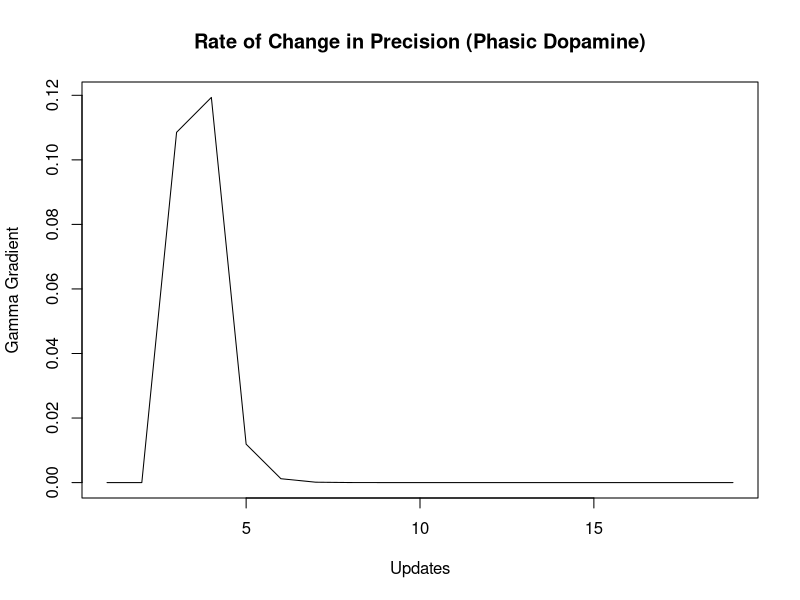
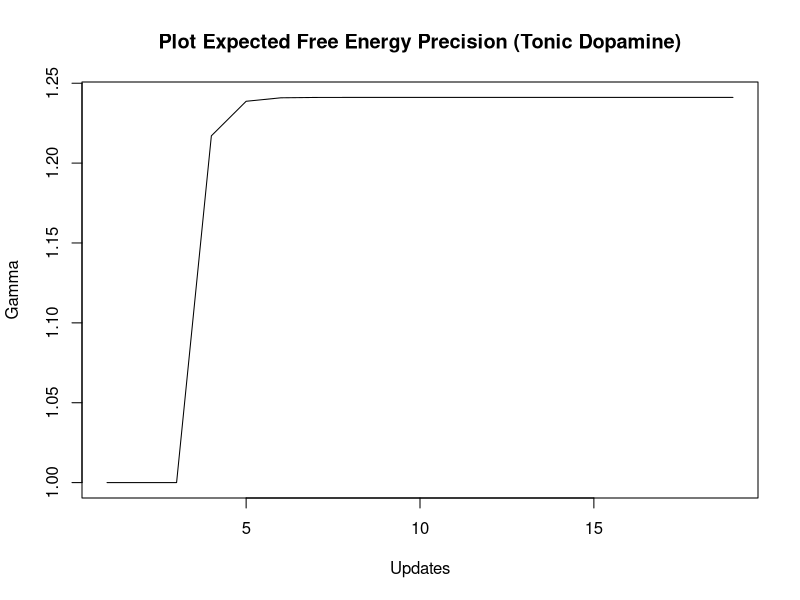
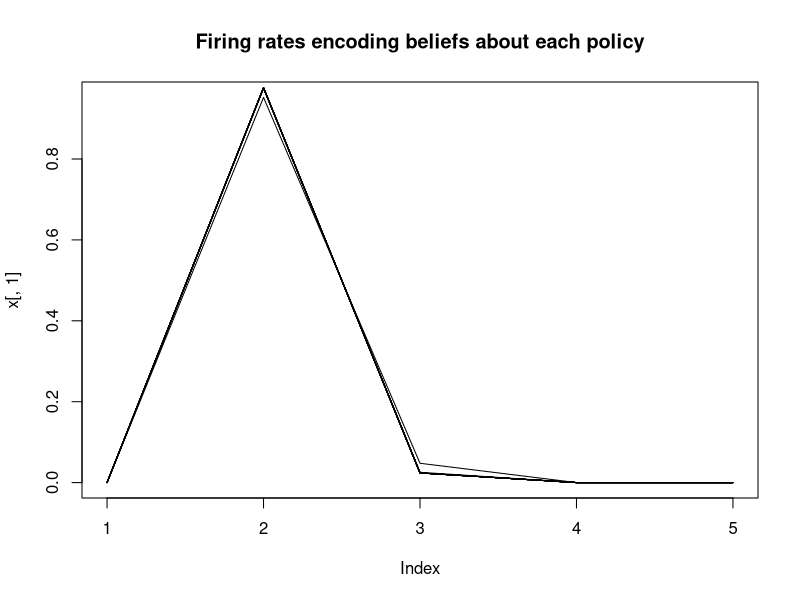

These figures' R source, in order:
###########################################################
#     Example code for simulated expected free energy     #
#             precision (beta/gamma) updates              #
# (associated with dopamine in the neural process theory) #
###########################################################

# R conversion of: Supplementary Code for: A Step-by-Step Tutorial
# on Active Inference Modelling and its Application to Empirical Data
# By: Ryan Smith, Karl J. Friston, Christopher J. Whyte

# This script will reproduce the simulation results in Figure 9
# Following the example from p. 71ff.

softmax <- function(probs){
  if(is.null(dim(probs))) probs <- matrix(probs,ncol= length(probs))
  exp(probs)/apply(probs,1, function(x) sum(exp(x)))
}

# Here you can set the number of policies and the distributions that
# contribute to prior and posterior policy precision:

# Set a fixed-form prior distribution over policies (habits)
E = c(1, 1, 1, 1, 1)                            

# Set an example expected free energy distribution over policies:
G = c(12.505, 9.51, 12.5034, 12.505, 12.505)

# Set an example variational free energy distribution over policies
# after a new observation:
VFE = c(17.0207, 1.7321, 1.7321, 17.0387, 17.0387) # F = not possible in R!

gamma_0 = 1            # Starting expected free energy precision value
gamma = gamma_0        # Initial expected free energy precision to be updated
beta_prior = 1/gamma   # Initial prior on expected free energy precision
beta_posterior = beta_prior # Initial posterior on expected free energy precision

psi = 2                # Step size parameter (promotes stable convergence) 

varup = 16             # number of variational updates (16)

# Set up lists to store values:
gamma_dopamineLIST <- list()  
gamma_dopamineLIST

policies_neuralLIST <- list()
policies_neuralLIST

for (ni in 1:varup){  
  
  # calculate prior and posterior over policies 
  # (see main text for explanation of equations) 
  
  # Prior over policies
  pi_0 = exp(log(E) - (gamma%*%G))/(sum(exp(log(E) - (gamma%*%G)))) 
  
  # Posterior over policies
  pi_posterior = softmax(log(E)-(gamma%*%G)-VFE) 
  
  # Calculate expeted free energy precision:
  G_error = (pi_posterior - pi_0)%*%(-G) # somewhat different to Matlab concerening t()
  
  # change in beta: gradient of VFE with respect to gamma
  # (recall gamm = 1/beta!)
  beta_update = beta_posterior - beta_prior + G_error

  # update posterior precision estimate (with step size of psi = 2, 
  # which reduces the magnitude of each update and can promote
  # stable convergence) 
  beta_posterior = beta_posterior-beta_update/psi

  # update expected free energy precision
  gamma = 1/beta_posterior

  # simulate dopamine responses:
  
  # simulated neural encoding of precision (beta_posterior^-1) at 
  # each iteration of variational updating    
  gamma_dopamineLIST[[ni]] <- gamma 
  
  # neural encoding of posterior over policies at 
  # each iteration of variational updating
  policies_neuralLIST[[ni]] <- pi_posterior   
  
}

# Final policy prior:
pi_0

  #            [,1]      [,2]       [,3]       [,4]       [,5]
  # [1,] 0.02214869 0.9113612 0.02219271 0.02214869 0.02214869

# Final policy posterior:
pi_posterior

  #              [,1]      [,2]       [,3]         [,4]         [,5]
  # [1,] 5.438184e-09 0.9762277 0.02377229 5.341173e-09 5.341173e-09

# Final difference vector:
diffvec =  pi_posterior - pi_0
diffvec

#             [,1]       [,2]        [,3]        [,4]        [,5]
# [1,] -0.02214868 0.06486647 0.001579574 -0.02214868 -0.02214868


# Negativ expected free energy:
NegEFE = -G
NegEFE

# [1] -12.5050  -9.5100 -12.5034 -12.5050 -12.5050

# Prior G Precision (Prior Gamma):
gamma_0

# [1]  1

# Posterior G Precision (Gamma):
gamma

#          [,1]
# [1,] 1.241122


########################
# Gamma Dopamine Plot: #
########################

# Add prior value: 
# Create matrix of added gamma_0 
gammaADDprior = matrix(c(1,1,1), nrow = 1, ncol=3, byrow=TRUE)
gammaADDprior

# Use rbind() to combine and eventually add the priors.
gamma_dopamine_preplot= rbind(t(gamma_dopamineLIST))
gamma_dopamine_preplot
gamma_dopamine_plot = rbind(t(gammaADDprior), t(gamma_dopamine_preplot))
gamma_dopamine_plot

# Caculate gradients for plot:

library(pracma)
rbind(gamma_dopamine_plot[,1])

gamma_dopa_grad=gradient(unlist(gamma_dopamine_plot))
gamma_dopa_grad

# Plot Rate of Change in Precision (Phasic Dopamine):

plot(gamma_dopa_grad, type = "l", main = "Rate of Change in Precision (Phasic Dopamine)",
     xlab = "Updates", ylab = "Gamma Gradient")


########################################################
# Plot Expected Free Energy Precision (Tonic Dopamine) #
########################################################

plot(gamma_dopamine_plot, type = "l", main = "Plot Expected Free Energy Precision (Tonic Dopamine)",
     xlab = "Updates", ylab = "Gamma")


###################################################
# Firing rates encoding beliefs about each policy #
###################################################

# plot firing rates encoding beliefs about each
# policy (columns = policies, rows = updates over time)

policies_neural_plot = rbind(t(policies_neuralLIST))
policies_neural_plot


# Converting into plotable form:
pn_plot_pre=rbind(policies_neural_plot)
pn_plot <- data.frame(matrix(unlist(pn_plot_pre), nrow=5, ncol=16,byrow=FALSE),stringsAsFactors = FALSE)
x=as.matrix(pn_plot)

# Not very elegant code, but I will optimize this in the future
plot(x[,1], type = "l", main = "Firing rates encoding beliefs about each policy",
     xlim=c(1,5))
lines(x[,2]);lines(x[,3]);lines(x[,4]);lines(x[,5]);lines(x[,6]);
lines(x[,7]);lines(x[,8]);lines(x[,9]);lines(x[,10]);lines(x[,11]);
lines(x[,12]);lines(x[,13]);lines(x[,14]);lines(x[,15]);lines(x[,16])


